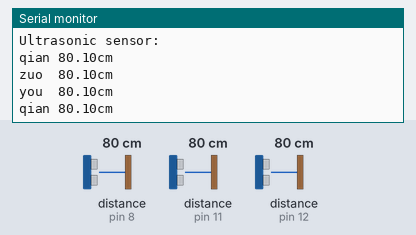
The sketch below on a simulated Arduino Uno, built with avr-gcc and run on an emulated ATmega328P. On the bench: the last lines printed to the serial monitor. Wiring (inferred from the names in the program): 3 × ultrasonic range finder: trigger pin 9, echo pin 8 / trigger pin 10, echo pin 11 / trigger pin 13, echo pin 12. The test bench sets the inputs (shaded band); at power-on: distance to the obstacle (sensors on pin 8, pin 11, pin 12) 80 cm. The echo pulse lasts 58.3 µs per cm.

Above: at 3.8 s.
3.9 s: distance to the obstacle (sensor on pin 8) set to 2 cm
At 4.5 s:
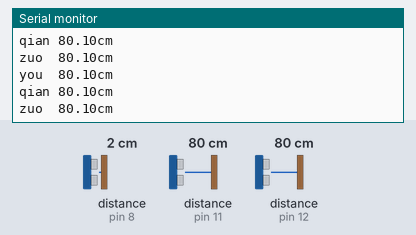
7.8 s: distance to the obstacle (sensor on pin 11) set to 250 cm
At 8.9 s:
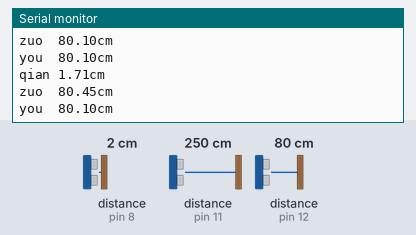
16.1 s: distance to the obstacle (sensor on pin 12) set to 2 cm
At 16.9 s:
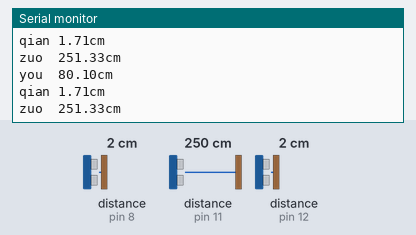
20.0 s: distance to the obstacle (sensor on pin 8) set to 4 cm
At 20.8 s:
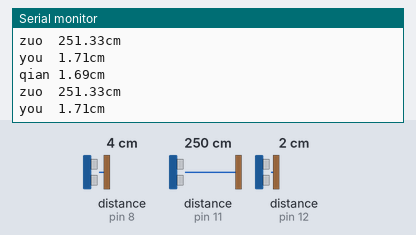
23.9 s: distance to the obstacle (sensor on pin 11) set to 2 cm
At 24.8 s:
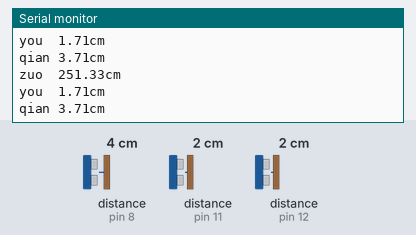
27.8 s: distance to the obstacle (sensor on pin 12) set to 4 cm
At 29.0 s:
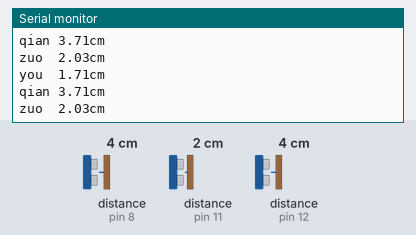
Timing chart, 0 to 30.8 s (numbered marks = the images above; inputs shaded):
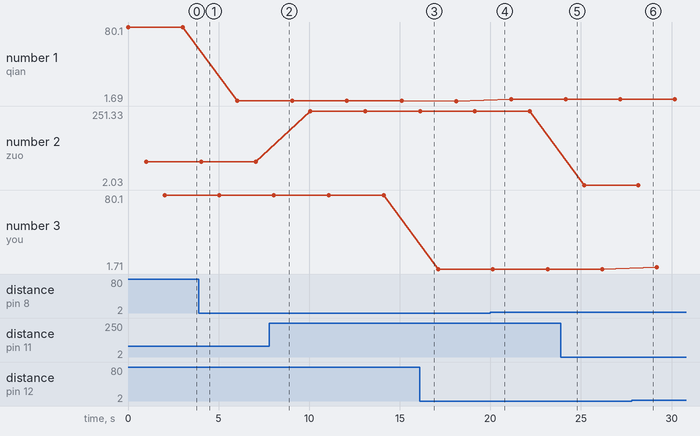

Measured:
- plotted number 1: 80.1 → 1.71 after the input at 3.9 s, 1.71 → 1.69 after the input at 16.1 s, 1.69 → 3.71 after the input at 20.0 s
- plotted number 2: 80.1 → 80.45 after the input at 3.9 s, 80.45 → 251.33 after the input at 7.8 s, 251.33 → 2.03 after the input at 23.9 s
- plotted number 3: 1.71 → 3.72 after the input at 27.8 s

The sketch:

test_chaoshengbo.ino
```cpp
// 设定SR04连接的Arduino引脚
const int TrigPin9 = 9;   //8,9前超声波
const int EchoPin8 = 8;
const int TrigPin10 = 10; //10，11左超声波
const int EchoPin11 = 11;
const int TrigPin2 = 13;   //2，3右超声波
const int EchoPin3 = 12;

void setup()
{   // 初始化串口通信及连接SR04的引脚
        Serial.begin(9600);
        pinMode(TrigPin9, OUTPUT);
        pinMode(EchoPin8, INPUT);
        pinMode(TrigPin10, OUTPUT);
        pinMode(EchoPin11, INPUT);
        pinMode(TrigPin2, OUTPUT);
        pinMode(EchoPin3, INPUT);

    Serial.println("Ultrasonic sensor:");
}
void loop()
{
  qian_CHB();
  delay(1);
  zuo_CHB();
    delay(1);
  you_CHB();
    delay(1);
}

void qian_CHB()
{
    // 产生一个10us的高脉冲去触发TrigPin
        digitalWrite(TrigPin9, LOW);
        delayMicroseconds(2);
        digitalWrite(TrigPin9, HIGH);
        delayMicroseconds(10);
        digitalWrite(TrigPin9, LOW);
    // 检测脉冲宽度，并计算出距离
        float distance = pulseIn(EchoPin8, HIGH) / 58.00;
        Serial.println();
        Serial.print("qian ");
        Serial.print(distance);
        Serial.print("cm");
        Serial.println();
        delay(1000);
}

void zuo_CHB()
{
    // 产生一个10us的高脉冲去触发TrigPin
        digitalWrite(TrigPin10, LOW);
        delayMicroseconds(2);
        digitalWrite(TrigPin10, HIGH);
        delayMicroseconds(10);
        digitalWrite(TrigPin10, LOW);
    // 检测脉冲宽度，并计算出距离
        float distance = pulseIn(EchoPin11, HIGH) / 58.00;
        Serial.print("zuo  ");
        Serial.print(distance);
        Serial.print("cm");
        Serial.println();
        delay(1000);
}


void you_CHB()
{
    // 产生一个10us的高脉冲去触发TrigPin
        digitalWrite(TrigPin2, LOW);
        delayMicroseconds(2);
        digitalWrite(TrigPin2, HIGH);
        delayMicroseconds(10);
        digitalWrite(TrigPin2, LOW);
    // 检测脉冲宽度，并计算出距离
        float distance = pulseIn(EchoPin3, HIGH) / 58.00;
        Serial.print("you  ");
        Serial.print(distance);
        Serial.print("cm");
        Serial.println();
        delay(1000);
}
```
